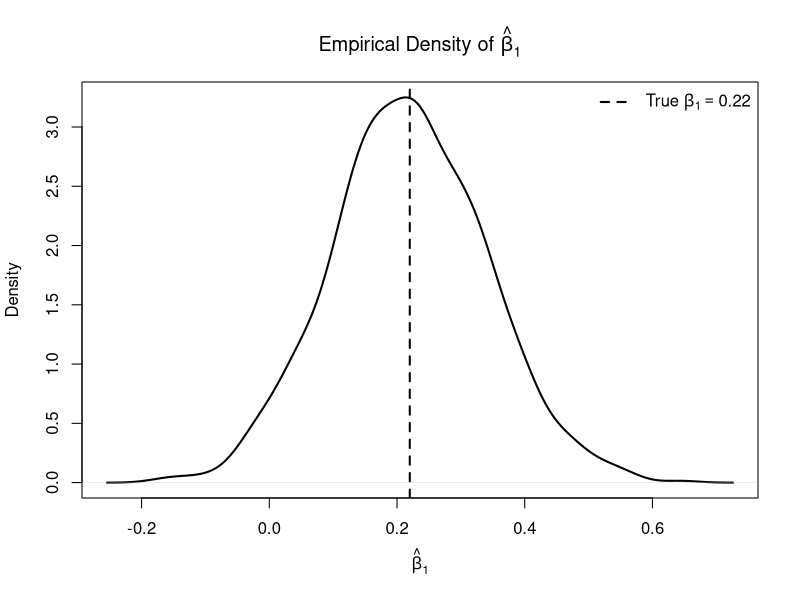

This figure's R source:
## ---- chunk 1
set.seed(123)  # Please don't change this seed.
## ---- chunk 2
ols_est <- function(X, y) {
  # Make sure inputs have convenient matrix/vector forms
  X <- as.matrix(X)
  y <- as.numeric(y)

  n <- nrow(X)
  k <- ncol(X)

  # OLS coefficient estimates
  bhat <- solve(crossprod(X), crossprod(X, y))
  bhat <- as.numeric(bhat)

  # Residuals and estimated error variance
  uhat <- y - as.numeric(X %*% bhat)
  sigma2_hat <- sum(uhat^2) / (n - k)

  # Conventional variance matrix, standard errors, and t-values
  vcov_hat <- sigma2_hat * solve(crossprod(X))
  se_hat <- sqrt(diag(vcov_hat))
  t_values <- bhat / se_hat

  # Preserve coefficient names when X has column names
  if (!is.null(colnames(X))) {
    names(bhat) <- colnames(X)
    names(t_values) <- colnames(X)
  }

  list(coefficients = bhat, t_values = t_values)
}
## ---- chunk 3
# Generate a simple test dataset
n_test <- 200
x1_test <- rnorm(n_test)
x2_test <- rnorm(n_test)
e_test  <- rnorm(n_test)
y_test  <- 1 + 2 * x1_test - 0.5 * x2_test + e_test

X_test <- cbind(
  `(Intercept)` = 1,
  x1 = x1_test,
  x2 = x2_test
)

# My OLS function
my_fit <- ols_est(X_test, y_test)

# Built-in lm()
lm_fit <- lm(y_test ~ x1_test + x2_test)
lm_tab <- summary(lm_fit)$coefficients

# Compare coefficient estimates and t-values
comparison <- data.frame(
  coefficient = names(my_fit$coefficients),
  my_estimate = as.numeric(my_fit$coefficients),
  lm_estimate = lm_tab[, "Estimate"],
  my_t_value  = as.numeric(my_fit$t_values),
  lm_t_value  = lm_tab[, "t value"],
  row.names = NULL
)

comparison
## ---- chunk 4
dgp <- function(n, alpha, beta, rho, sigma1, sigma2) {
  # Mean vector and covariance matrix for (x1, x2)
  mu <- c(0, 1)
  Sigma <- matrix(
    c(
      sigma1^2, rho * sigma1 * sigma2,
      rho * sigma1 * sigma2, sigma2^2
    ),
    nrow = 2,
    byrow = TRUE
  )

  # Draw from a bivariate normal using a Cholesky factor
  Z <- matrix(rnorm(2 * n), nrow = n, ncol = 2)
  Xdraw <- sweep(Z %*% chol(Sigma), 2, mu, FUN = "+")

  x1 <- Xdraw[, 1]
  x2 <- Xdraw[, 2]
  u  <- rnorm(n)

  y <- alpha + beta[1] * x1 + beta[2] * x2 + u

  data.frame(y = y, x1 = x1, x2 = x2)
}
## ---- chunk 5
n <- 100
alpha_true <- 0.11
beta_true <- c(beta1 = 0.22, beta2 = 0.33)
rho <- 0.5
sigma1 <- 1
sigma2 <- 4
R <- 1000

true_parameters <- c(
  alpha = alpha_true,
  beta1 = beta_true[1],
  beta2 = beta_true[2]
)
## ---- chunk 6
# Each row will store (alpha_hat, beta1_hat, beta2_hat)
estimates <- matrix(
  NA_real_,
  nrow = R,
  ncol = 3,
  dimnames = list(NULL, c("alpha", "beta1", "beta2"))
)

for (r in seq_len(R)) {
  dat <- dgp(
    n = n,
    alpha = alpha_true,
    beta = beta_true,
    rho = rho,
    sigma1 = sigma1,
    sigma2 = sigma2
  )

  X <- cbind(
    alpha = 1,
    beta1 = dat$x1,
    beta2 = dat$x2
  )

  fit <- ols_est(X, dat$y)
  estimates[r, ] <- fit$coefficients
}

head(estimates)
## ---- chunk 7
sum_results <- function(estimates, true_values) {
  estimates <- as.matrix(estimates)
  true_values <- as.numeric(true_values)

  bias <- colMeans(
    sweep(estimates, 2, true_values, FUN = "-")
  )

  rmse <- sqrt(
    colMeans(
      sweep(estimates, 2, true_values, FUN = "-")^2
    )
  )

  data.frame(
    parameter = colnames(estimates),
    true_value = true_values,
    bias = as.numeric(bias),
    RMSE = as.numeric(rmse),
    row.names = NULL
  )
}

simulation_summary <- sum_results(estimates, true_parameters)
simulation_summary
## ---- chunk 8
# Empirical density of beta_1 estimates
beta1_density <- density(estimates[, "beta1"])
plot(
  beta1_density,
  main = expression("Empirical Density of " * hat(beta)[1]),
  xlab = expression(hat(beta)[1]),
  lwd = 2
)
abline(v = beta_true[1], lty = 2, lwd = 2)
legend(
  "topright",
  legend = expression("True " * beta[1] == 0.22),
  lty = 2,
  lwd = 2,
  bty = "n"
)
## ---- chunk 9
sample_sizes <- c(100, 200, 500, 1000)

sample_size_results <- data.frame()

for (n_now in sample_sizes) {
  est_now <- matrix(
    NA_real_,
    nrow = R,
    ncol = 3,
    dimnames = list(NULL, c("alpha", "beta1", "beta2"))
  )

  for (r in seq_len(R)) {
    dat <- dgp(
      n = n_now,
      alpha = alpha_true,
      beta = beta_true,
      rho = rho,
      sigma1 = sigma1,
      sigma2 = sigma2
    )

    X <- cbind(
      alpha = 1,
      beta1 = dat$x1,
      beta2 = dat$x2
    )

    est_now[r, ] <- ols_est(X, dat$y)$coefficients
  }

  tmp <- sum_results(est_now, true_parameters)
  tmp$n <- n_now
  sample_size_results <- rbind(sample_size_results, tmp)
}

sample_size_results <- sample_size_results[
  , c("n", "parameter", "true_value", "bias", "RMSE")
]

sample_size_results
## ---- chunk 10
misspec_estimates <- matrix(
  NA_real_,
  nrow = R,
  ncol = 2,
  dimnames = list(NULL, c("alpha", "beta1"))
)

for (r in seq_len(R)) {
  dat <- dgp(
    n = n,
    alpha = alpha_true,
    beta = beta_true,
    rho = rho,
    sigma1 = sigma1,
    sigma2 = sigma2
  )

  X_misspec <- cbind(
    alpha = 1,
    beta1 = dat$x1
  )

  misspec_estimates[r, ] <- ols_est(X_misspec, dat$y)$coefficients
}
## ---- chunk 11
# Bias and RMSE for beta_1 in the misspecified model
beta1_misspec <- misspec_estimates[, "beta1"]

misspec_summary <- data.frame(
  parameter = "beta1",
  true_value = beta_true[1],
  mean_estimate = mean(beta1_misspec),
  bias = mean(beta1_misspec - beta_true[1]),
  RMSE = sqrt(mean((beta1_misspec - beta_true[1])^2))
)

misspec_summary
